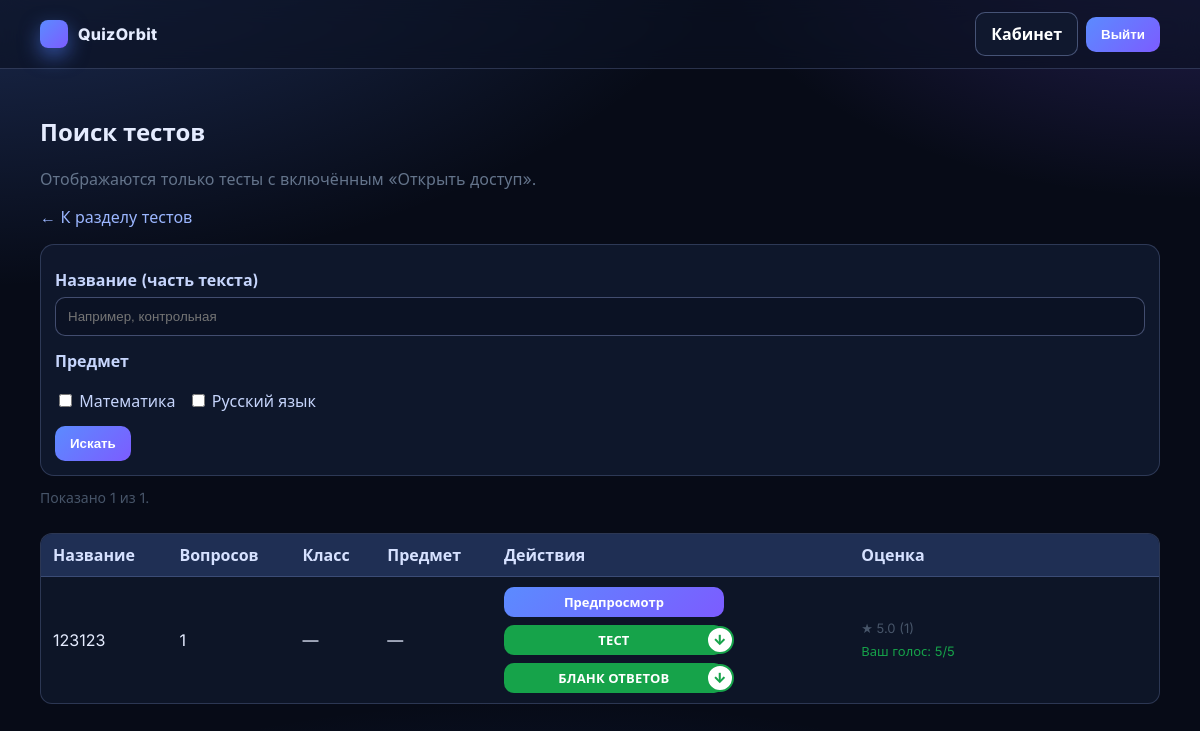
Page /tests/search (signed in) on the earlier database version.
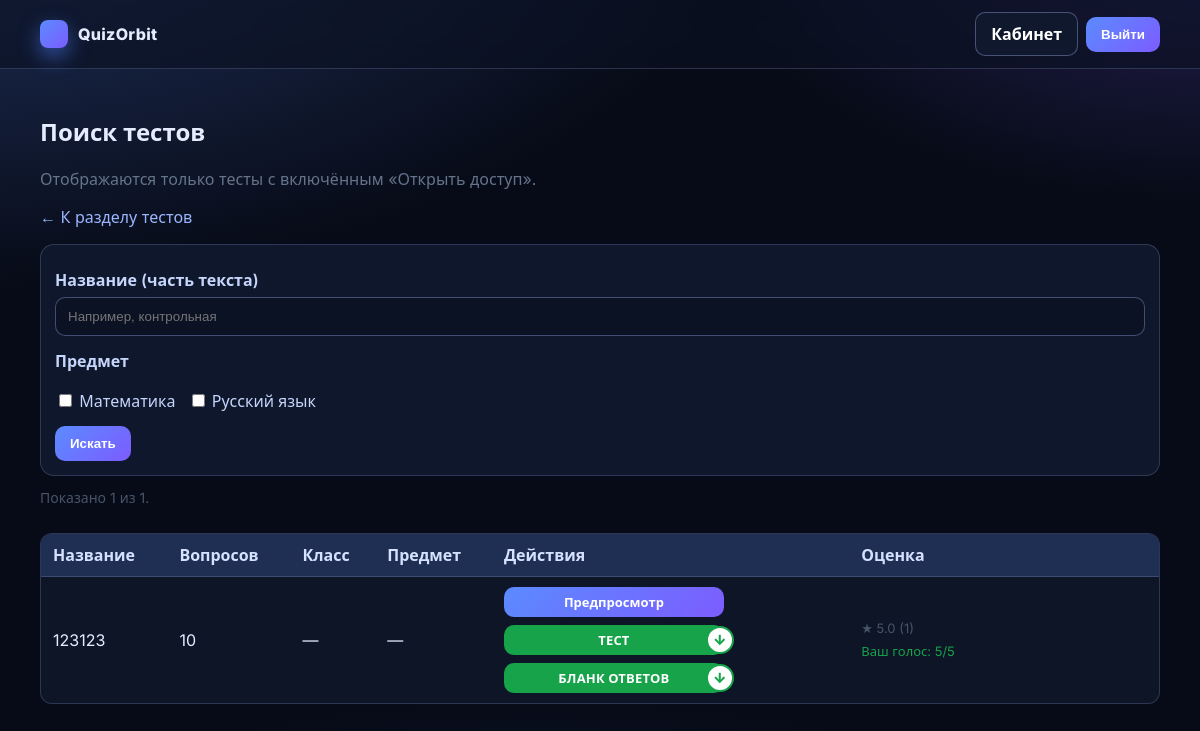
Same page on the later database version.
### app/models.py (models this page shows)
class TestBlank(db.Model):
    __tablename__ = "test_blanks"
    id = db.Column(db.Integer, primary_key=True)
    uuid = db.Column(db.String(36), unique=True, nullable=False, default=lambda: str(uuid.uuid4()))
    owner_id = db.Column(db.Integer, db.ForeignKey("users.id"), nullable=False, index=True)
    title = db.Column(db.String(200), nullable=True)
    is_public = db.Column(db.Boolean, nullable=False, default=False)
    grade = db.Column(db.Integer, nullable=True)
    subject = db.Column(db.String(50), nullable=True)
    question_count = db.Column(db.Integer, nullable=False)
    created_at = db.Column(db.DateTime, default=datetime.utcnow, nullable=False)
    layout_json = db.Column(db.Text, nullable=True)
    owner = db.relationship("User", back_populates="blanks")
    questions = db.relationship(
        "TestQuestion", back_populates="blank", order_by="TestQuestion.question_number", cascade="all, delete-orphan"
    )
    ratings = db.relationship("TestBlankRating", back_populates="blank", cascade="all, delete-orphan")

### app/routes_web.py (the view)
@web_bp.route("/tests/search", methods=["GET"])
@login_required
def tests_search():
    q = request.args.get("q", "").strip()
    subject_keys = [s for s in request.args.getlist("subject") if s in SUBJECT_LABELS]
    page_raw = (request.args.get("page") or "1").strip()
    try:
        page = max(1, int(page_raw))
    except Exception:
        page = 1
    per_page = 12
    query = TestBlank.query.filter(TestBlank.is_public.is_(True))
    if q:
        query = query.filter(TestBlank.title.ilike(f"%{q}%"))
    if subject_keys:
        query = query.filter(TestBlank.subject.in_(subject_keys))
    query = query.order_by(TestBlank.created_at.desc())
    total = query.count()
    pages = (total + per_page - 1) // per_page if total else 0
    if pages and page > pages:
        page = pages
    items = query.offset((page - 1) * per_page).limit(per_page).all() if total else []
    rating_stats, my_ratings = _ratings_for_blank_ids([t.id for t in items], current_user.id)
    return render_template(
        "tests_search.html",
        items=items,
        q=q,
        subject_keys=subject_keys,
        subject_labels=SUBJECT_LABELS,
        page=page,
        pages=pages,
        total=total,
        query_args={"q": q, "subject": subject_keys},
        rating_stats=rating_stats,
        my_ratings=my_ratings,
        return_to=request.full_path.rstrip("?"),
    )

### app/models.py (called while the page is built)
@login_manager.user_loader
def load_user(user_id: str):
    try:
        return User.query.get(int(user_id))
    except Exception:
        return None

### app/templates/tests_search.html (shortened to what this page needs)
{% extends "base.html" %}
{% block content %}
  <div class="tests-search-page">
  <h2>Поиск тестов</h2>
  <p class="muted-note">Отображаются только тесты с включённым «Открыть доступ».</p>
  <div class="back-link-wrap">
    <a href="{{ url_for('web.tests_hub') }}">← К разделу тестов</a>
  </div>
  <form method="get" class="box search-form">
    <label>Название (часть текста)</label>
    <input type="text" name="q" value="{{ q }}" placeholder="Например, контрольная" />
    <label style="margin-top:14px;">Предмет</label>
    <div class="subject-list">
      {% for key, label in subject_labels.items() %}
        <label class="subject-item">
          <input type="checkbox" name="subject" value="{{ key }}" {% if key in subject_keys %}checked{% endif %} />
          {{ label }}
        </label>
      {% endfor %}
    </div>
    <div class="search-actions">
      <button class="btn" type="submit">Искать</button>
    </div>
  </form>
  {% if items %}
    <div class="results-meta">Показано {{ items|length }} из {{ total }}.</div>
    <div class="table-wrap">
    <table class="data">
      <thead>
        <tr>
          <th>Название</th>
          <th>Вопросов</th>
          <th>Класс</th>
          <th>Предмет</th>
          <th class="actions-cell">Действия</th>
          <th class="rating-cell">Оценка</th>
        </tr>
      </thead>
      <tbody>
        {% for t in items %}
          <tr>
            <td>{{ t.title if t.title else ('Тест ' ~ t.uuid[:8]) }}</td>
            <td>{{ t.question_count }}</td>
            <td>{% if t.grade %}{{ t.grade }}{% else %}—{% endif %}</td>
            <td>{% if t.subject %}{{ subject_labels.get(t.subject, t.subject) }}{% else %}—{% endif %}</td>
            <td>
              <div class="action-buttons">
                <a class="btn js-preview-open" style="padding:6px 10px; font-size:13px;" href="{{ url_for('web.tests_preview', blank_uuid=t.uuid) }}" data-preview-url="{{ url_for('web.tests_preview', blank_uuid=t.uuid) }}">Предпросмотр</a>
                <a class="btn btn-download" style="padding:6px 10px; font-size:13px;" href="{{ url_for('web.blank_pdf_questions', blank_uuid=t.uuid) }}"><span>Тест</span><span class="download-icon">↓</span></a>
                <a class="btn btn-download nowrap" style="padding:6px 10px; font-size:13px;" href="{{ url_for('web.blank_pdf_answers', blank_uuid=t.uuid) }}"><span>Бланк ответов</span><span class="download-icon">↓</span></a>
              </div>
            </td>
            <td>
              {% set rs = rating_stats.get(t.id) %}
              {% set my = my_ratings.get(t.id) %}
              <div class="rating-info">
                {% if rs %}
                  ★ {{ '%.1f'|format(rs[0]) }} ({{ rs[1] }})
                {% else %}
                  Пока нет оценок
                {% endif %}
              </div>
              {% if my %}
                <div class="my-rating">Ваш голос: {{ my }}/5</div>
              {% endif %}
            </td>
          </tr>
        {% endfor %}
      </tbody>
    </table>
    </div>
  {% else %}
    <div class="box empty-state">Ничего не найдено. Проверьте фильтры или создайте тест с открытым доступом.</div>
  {% endif %}
  </div>
{% endblock %}

Differences in the rows shown:
changed TestBlank: question_count "1" → "10"
